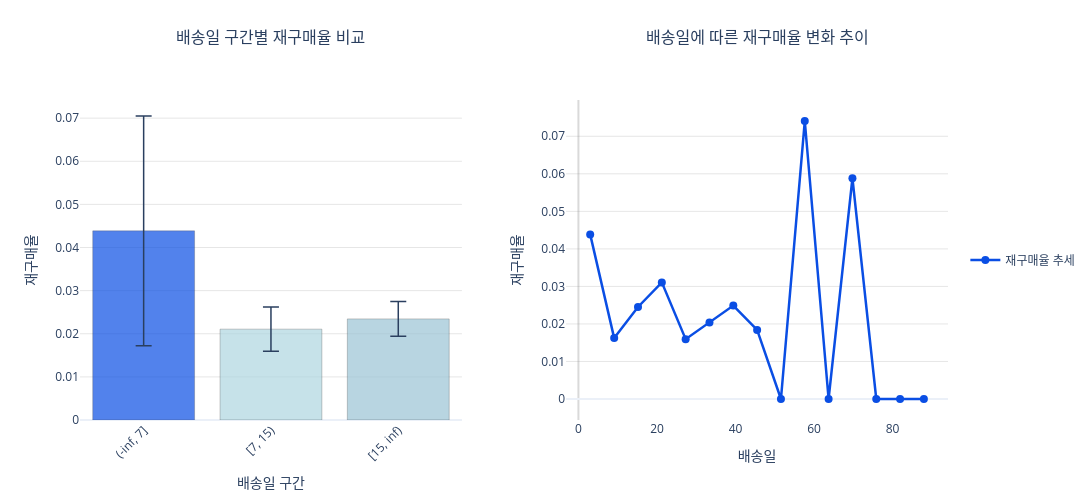

Notebook source saved alongside this figure:
### Code cell
import pandas as pd
import numpy as np
from scipy import stats
from sklearn.linear_model import LogisticRegression, LinearRegression
import matplotlib.pyplot as plt

df = data.copy()


# 카이제곱 검정
ct = pd.crosstab(df[var1_r], df[var2])
chi2, p_chi = stats.chi2_contingency(ct)[:2]

# === 방법 2: 연속 변수 접근 ===
# (2-1) 상관분석
corr, p_corr = stats.pearsonr(df[var1], df[var2])

# (2-2) 로지스틱 회귀 (연속 예측변수)
X = df[[var1]]
y = df[var2]
model = LogisticRegression()
model.fit(X, y)
coef = model.coef_[0][0]

print(f"\n[연속 변수 분석]")
print(f"상관계수: r={corr:.4f}, p={p_corr:.4f}")
print(f"로지스틱 계수: {coef:.6f}")
print(f"→ {var1} 1 증가 시 재구매 로그오즈 {coef:.4f} 변화")

# (2-3) 비선형 관계 탐색
df[f'{var1}_제곱'] = df[var1] ** 2
X2 = df[[var1, f'{var1}_제곱']]
model2 = LogisticRegression(max_iter=1000)
model2.fit(X2, y)

print(f"2차 모델 계수: {model2.coef_[0]}")
if abs(model2.coef_[0][1]) > 0.0001:
    print("⚠️ U자형/역U자형 패턴 가능성 있음")

import plotly.graph_objects as go
from plotly.subplots import make_subplots
import numpy as np
import pandas as pd

# === Plotly로 시각화: 연속변수의 장점 ===

# 서브플롯 생성 (1행 2열)
fig = make_subplots(
    rows=1, cols=2,
    subplot_titles=(f'{var1} 구간별 재구매율 비교', f'{var1}에 따른 재구매율 변화 추이'),
    horizontal_spacing=0.12,
)

# === 좌측: 사분위 범위 막대그래프 ===
quartile_summary = df.groupby(var1_r, observed=True)[var2].agg(['mean', 'sem'])
x_positions = np.arange(len(quartile_summary))

# 에러바 계산
error_y = quartile_summary['sem'] * 1.96

fig.add_trace(
    go.Bar(
        x=quartile_summary.index.astype(str),  # 카테고리를 문자열로 변환
        y=quartile_summary['mean'],
        error_y=dict(
            type='data',
            array=error_y,
            visible=True,
            thickness=1.5,
            width=8
        ),
        marker=dict(
            color=colors[:len(quartile_summary)],
            opacity=0.7,
            line=dict(color='rgba(0,0,0,0.3)', width=1)
        ),
        name='재구매율',
        showlegend=False,
        hovertemplate='<b>%{x}</b><br>재구매율: %{y:.4f}<br>95% CI: ±%{error_y.array:.4f}<extra></extra>'
    ),
    row=1, col=1
)

# 좌측 그래프 레이아웃
fig.update_xaxes(
    title_text=f'{var1} 구간',
    tickangle=-45,
    row=1, col=1
)
fig.update_yaxes(
    title_text='재구매율',
    gridcolor='rgba(128,128,128,0.2)',
    row=1, col=1
)

# === 우측: 연속 변수 추세선 ===
bins = pd.cut(df[var1], bins=15)
trend = df.groupby(bins, observed=True)[var2].mean()
bin_centers = [interval.mid for interval in trend.index]

# 추세선
fig.add_trace(
    go.Scatter(
        x=bin_centers,
        y=trend.values,
        mode='lines+markers',
        line=dict(color=colors[0], width=2.5),
        marker=dict(size=8, color=colors[0]),
        name='재구매율 추세',
        # hovertemplate=f'<b>: %{x:.1f}일</b><br>재구매율: %{y:.4f}<extra></extra>'
    ),
    row=1, col=2
)

# 정시 도착 기준선
# fig.add_vline(
#     x=0, 
#     line_dash="dash", 
#     line_color="red",
#     line_width=2,
#     annotation_text="정시 도착",
#     annotation_position="top",
#     row=1, col=2
# )

# 우측 그래프 레이아웃
fig.update_xaxes(
    title_text=f'{var1}',
    gridcolor='rgba(128,128,128,0.2)',
    zeroline=True,
    zerolinecolor='rgba(128,128,128,0.3)',
    row=1, col=2
)
fig.update_yaxes(
    title_text='재구매율',
    gridcolor='rgba(128,128,128,0.2)',
    row=1, col=2
)

# 전체 레이아웃
fig.update_layout(
    height=500,
    width=1400,
    showlegend=True,
    legend=dict(
        x=1.02,
        y=0.5,
        xanchor='left',
        yanchor='middle'
    ),
    template='plotly_white',
    title_font_size=14,
    hovermode='closest'
)

# 서브플롯 제목 스타일
fig.update_annotations(
    yshift=50
)

# 그리드 스타일
fig.update_xaxes(showgrid=False)
fig.update_yaxes(showgrid=True)
fig.update_layout(template='plotly_white')  # 다크 테마

# 저장 및 표시
fig.write_html('binary_vs_continuous_plotly.html')
fig.show()

print("\n✅ Plotly 시각화 저장 완료: binary_vs_continuous_plotly.html")

### Figure 1 — Plotly figure (JSON) as saved in the notebook; plotly's stock layout.template omitted (floating-point values rounded to 4 significant figures)
{"data": [{"error_y": {"array": [0.02664, 0.005149, 0.004047], "thickness": 1.5, "type": "data", "visible": true, "width": 8}, "hovertemplate": "<b>%{x}</b><br>재구매율: %{y:.4f}<br>95% CI: ±%{error_y.array:.4f}<extra></extra>", "marker": {"color": ["#0A4EE4", "#AED6E0", "#9BC4D5"], "line": {"color": "rgba(0,0,0,0.3)", "width": 1}, "opacity": 0.7}, "name": "재구매율", "showlegend": false, "type": "bar", "x": ["(-inf, 7]", "[7, 15)", "[15, inf)"], "xaxis": "x", "y": [0.04386, 0.02107, 0.02345], "yaxis": "y"}, {"line": {"color": "#0A4EE4", "width": 2.5}, "marker": {"color": "#0A4EE4", "size": 8}, "mode": "lines+markers", "name": "재구매율 추세", "type": "scatter", "x": [2.988, 9.1, 15.17, 21.23, 27.3, 33.37, 39.43, 45.5, 51.57, 57.63, 63.7, 69.77, 75.83, 81.9, 87.97], "xaxis": "x2", "y": [0.04386, 0.01623, 0.02453, 0.03107, 0.01595, 0.02037, 0.0249, 0.0184, 0.0, 0.07407, 0.0, 0.05882, 0.0, 0.0, 0.0], "yaxis": "y2"}], "layout": {"annotations": [{"font": {"size": 16}, "showarrow": false, "text": "배송일 구간별 재구매율 비교", "x": 0.22, "xanchor": "center", "xref": "paper", "y": 1, "yanchor": "bottom", "yref": "paper", "yshift": 50}, {"font": {"size": 16}, "showarrow": false, "text": "배송일에 따른 재구매율 변화 추이", "x": 0.78, "xanchor": "center", "xref": "paper", "y": 1, "yanchor": "bottom", "yref": "paper", "yshift": 50}], "height": 500, "hovermode": "closest", "legend": {"x": 1.02, "xanchor": "left", "y": 0.5, "yanchor": "middle"}, "showlegend": true, "title": {"font": {"size": 14}}, "width": 1400, "xaxis": {"anchor": "y", "domain": [0, 0.44], "showgrid": false, "tickangle": -45, "title": {"text": "배송일 구간"}}, "xaxis2": {"anchor": "y2", "domain": [0.56, 1], "gridcolor": "rgba(128,128,128,0.2)", "showgrid": false, "title": {"text": "배송일"}, "zeroline": true, "zerolinecolor": "rgba(128,128,128,0.3)"}, "yaxis": {"anchor": "x", "domain": [0, 1], "gridcolor": "rgba(128,128,128,0.2)", "showgrid": true, "title": {"text": "재구매율"}}, "yaxis2": {"anchor": "x2", "domain": [0, 1], "gridcolor": "rgba(128,128,128,0.2)", "showgrid": true, "title": {"text": "재구매율"}}}}
